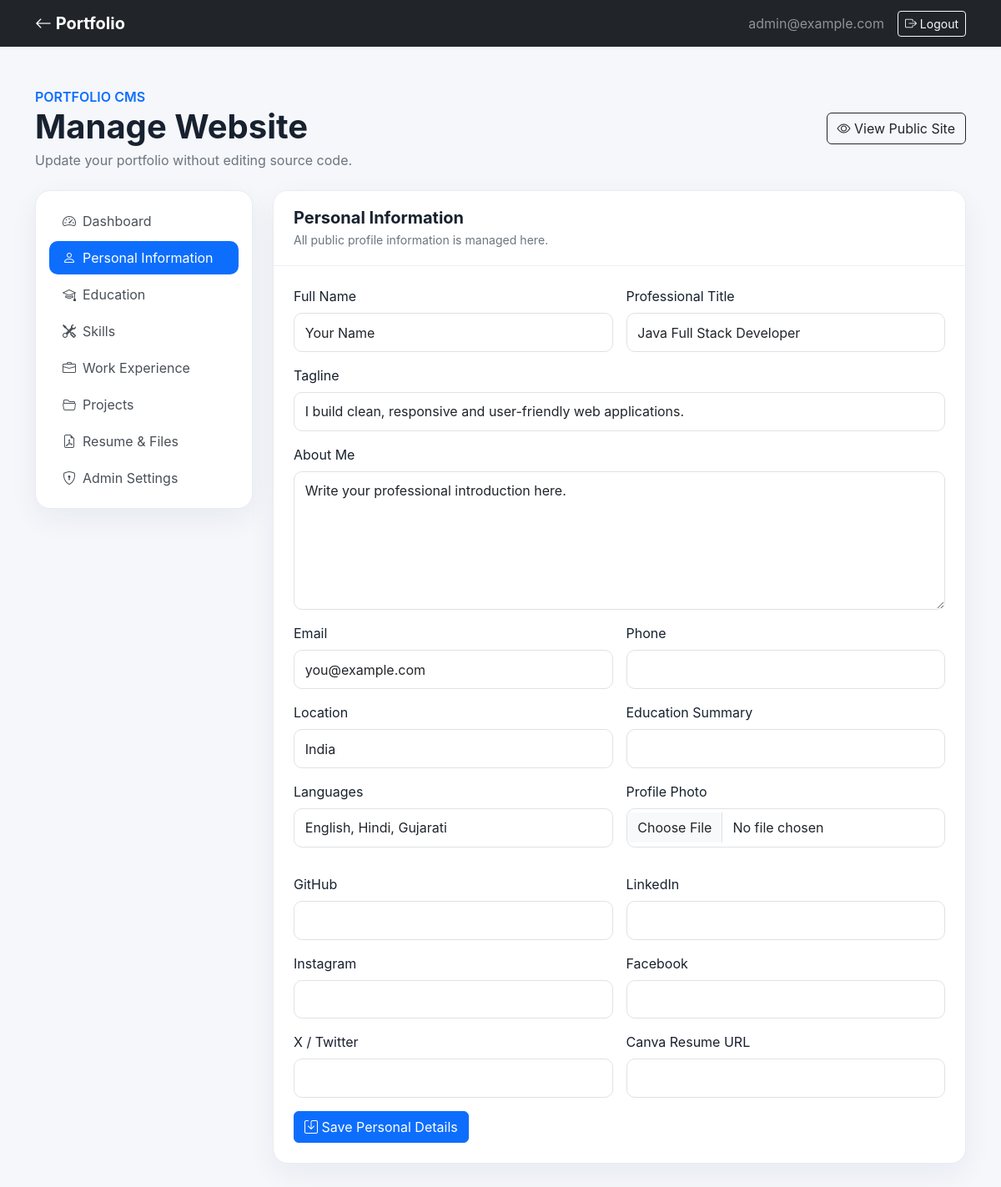
/admin/index.php?tab=personal (signed in), run on the app's committed database.
### tables this page shows
CREATE TABLE personal (
 id TINYINT UNSIGNED PRIMARY KEY,
 name VARCHAR(150) NOT NULL,
 role VARCHAR(150) DEFAULT '',
 tagline VARCHAR(255) DEFAULT '',
 about TEXT,
 email VARCHAR(190) DEFAULT '',
 phone VARCHAR(50) DEFAULT '',
 location VARCHAR(150) DEFAULT '',
 education_summary VARCHAR(255) DEFAULT '',
 languages VARCHAR(255) DEFAULT '',
 profile_photo VARCHAR(255) DEFAULT '',
 github VARCHAR(255) DEFAULT '',
 linkedin VARCHAR(255) DEFAULT '',
 instagram VARCHAR(255) DEFAULT '',
 facebook VARCHAR(255) DEFAULT '',
 twitter VARCHAR(255) DEFAULT '',
 canva_url VARCHAR(255) DEFAULT '',
 updated_at TIMESTAMP DEFAULT CURRENT_TIMESTAMP ON UPDATE CURRENT_TIMESTAMP
);

### includes/functions.php (called while the page is built, shortened)
<?php
function e(?string $value): string
{
    return htmlspecialchars((string)$value, ENT_QUOTES, 'UTF-8');
}

### admin/index.php (the view, shortened to what this page needs)
<?php
require_once __DIR__ . '/../includes/db.php';
require_once __DIR__ . '/../includes/functions.php';
$tab = $_GET['tab'] ?? 'dashboard';
$personal = $db->query('SELECT * FROM personal WHERE id=1')->fetch_assoc();
$skills = $db->query('SELECT * FROM skills ORDER BY sort_order,id')->fetch_all(MYSQLI_ASSOC);
$education = $db->query('SELECT * FROM education ORDER BY sort_order,id DESC')->fetch_all(MYSQLI_ASSOC);
$projects = $db->query('SELECT * FROM projects ORDER BY id DESC')->fetch_all(MYSQLI_ASSOC);
$page_title = 'Admin Dashboard'; ?>
<!doctype html>
<html lang="en">
<head>
    <link href="https://cdn.jsdelivr.net/npm/bootstrap@5.3.8/dist/css/bootstrap.min.css" rel="stylesheet">
    <link href="https://cdn.jsdelivr.net/npm/bootstrap-icons@1.13.1/font/bootstrap-icons.min.css" rel="stylesheet">
    <link rel="stylesheet" href="../assets/css/style.css">
</head>
<body class="admin-page">
    <nav class="navbar navbar-dark bg-dark">
        <div class="container"><a class="navbar-brand fw-bold" href="../index.php"><i class="bi bi-arrow-left"></i> Portfolio</a>
            <div class="d-flex align-items-center gap-3"><span class="text-white-50 d-none d-md-inline"><?= e($_SESSION['admin_email']) ?></span><a class="btn btn-outline-light btn-sm" href="logout.php"><i class="bi bi-box-arrow-right"></i> Logout</a></div>
        </div>
    </nav>
    <div class="container py-4 py-lg-5">
        <div class="d-flex flex-column flex-md-row justify-content-between align-items-md-center gap-3 mb-4">
            <div><span class="text-primary fw-semibold">PORTFOLIO CMS</span>
                <h1 class="fw-bold mb-1">Manage Website</h1>
                <p class="text-secondary mb-0">Update your portfolio without editing source code.</p>
            </div><a href="../index.php" target="_blank" class="btn btn-outline-dark"><i class="bi bi-eye"></i> View Public Site</a>
        </div><?php show_flash(); ?><div class="admin-dashboard row g-4">
            <aside class="col-lg-3">
                <div class="admin-card p-3 sticky-lg-top" style="top:20px">
                    <div class="nav flex-column nav-pills gap-1"><?php foreach (['dashboard' => 'Dashboard', 'personal' => 'Personal Information', 'education' => 'Education', 'skills' => 'Skills', 'experience' => 'Work Experience', 'projects' => 'Projects', 'resume' => 'Resume & Files', 'settings' => 'Admin Settings'] as $k => $v): ?><a class="nav-link <?= $tab === $k ? 'active' : '' ?>" href="?tab=<?= $k ?>"><i class="bi <?= match ($k) {
                                                                                                                                                                                                                                                                                                                                                                                                            'dashboard' => 'bi-speedometer2',
                                                                                                                                                                                                                                                                                                                                                                                                            'personal' => 'bi-person',
                                                                                                                                                                                                                                                                                                                                                                                                            'education' => 'bi-mortarboard',
                                                                                                                                                                                                                                                                                                                                                                                                            'skills' => 'bi-tools',
                                                                                                                                                                                                                                                                                                                                                                                                            'experience' => 'bi-briefcase',
                                                                                                                                                                                                                                                                                                                                                                                                            'projects' => 'bi-folder2-open',
                                                                                                                                                                                                                                                                                                                                                                                                            'resume' => 'bi-file-earmark-pdf',
                                                                                                                                                                                                                                                                                                                                                                                                            'settings' => 'bi-shield-lock'
                                                                                                                                                                                                                                                                                                                                                                                                        } ?> me-2"></i><?= e($v) ?></a><?php endforeach; ?></div>
                </div>
            </aside>
            <section class="col-lg-9">
                <?php if ($tab === 'dashboard'): ?><div class="row g-3">
                        <div class="col-md-4">
                            <div class="admin-stat"><i class="bi bi-folder2-open"></i><strong><?= count($projects) ?></strong><span>Projects</span></div>
                        </div>
                        <div class="col-md-4">
                            <div class="admin-stat"><i class="bi bi-tools"></i><strong><?= count($skills) ?></strong><span>Skills</span></div>
                        </div>
                        <div class="col-md-4">
                            <div class="admin-stat"><i class="bi bi-mortarboard"></i><strong><?= count($education) ?></strong><span>Education</span></div>
                        </div>
                    </div>
                    <div class="admin-card mt-4 p-4">
                        <h4 class="fw-bold">Quick Start</h4>
                        <p class="text-secondary">Use the menu to update your portfolio. Changes are stored in MySQL and immediately appear on the public website.</p>
                        <div class="d-flex flex-wrap gap-2"><a class="btn btn-primary" href="?tab=projects"><i class="bi bi-plus-lg"></i> Add Project</a><a class="btn btn-outline-dark" href="?tab=personal"><i class="bi bi-person"></i> Edit Profile</a><a class="btn btn-outline-dark" href="?tab=resume"><i class="bi bi-file-earmark-arrow-up"></i> Update Resume</a></div>
                    </div>
                <?php elseif ($tab === 'personal'): ?><div class="admin-card">
                        <div class="card-header">
                            <h5>Personal Information</h5><span>All public profile information is managed here.</span>
                        </div>
                        <form class="p-4" method="post" enctype="multipart/form-data"><input type="hidden" name="csrf" value="<?= e(csrf_token()) ?>"><input type="hidden" name="action" value="personal">
                            <div class="row g-3">
                                <div class="col-md-6"><label class="form-label">Full Name</label><input name="name" class="form-control" required value="<?= e($personal['name']) ?>"></div>
                                <div class="col-md-6"><label class="form-label">Professional Title</label><input name="role" class="form-control" value="<?= e($personal['role']) ?>"></div>
                                <div class="col-12"><label class="form-label">Tagline</label><input name="tagline" class="form-control" value="<?= e($personal['tagline']) ?>"></div>
                                <div class="col-12"><label class="form-label">About Me</label><textarea name="about" rows="6" class="form-control"><?= e($personal['about']) ?></textarea></div>
                                <div class="col-md-6"><label class="form-label">Email</label><input name="email" type="email" class="form-control" value="<?= e($personal['email']) ?>"></div>
                                <div class="col-md-6"><label class="form-label">Phone</label><input name="phone" class="form-control" value="<?= e($personal['phone']) ?>"></div>
                                <div class="col-md-6"><label class="form-label">Location</label><input name="location" class="form-control" value="<?= e($personal['location']) ?>"></div>
                                <div class="col-md-6"><label class="form-label">Education Summary</label><input name="education_summary" class="form-control" value="<?= e($personal['education_summary']) ?>"></div>
                                <div class="col-md-6"><label class="form-label">Languages</label><input name="languages" class="form-control" placeholder="English, Hindi, Gujarati" value="<?= e($personal['languages']) ?>"></div>
                                <div class="col-md-6"><label class="form-label">Profile Photo</label><input name="profile_photo" type="file" class="form-control" accept="image/*"></div>
                                <div class="col-md-6"><label class="form-label">GitHub</label><input name="github" class="form-control" value="<?= e($personal['github']) ?>"></div>
                                <div class="col-md-6"><label class="form-label">LinkedIn</label><input name="linkedin" class="form-control" value="<?= e($personal['linkedin']) ?>"></div>
                                <div class="col-md-6"><label class="form-label">Instagram</label><input name="instagram" class="form-control" value="<?= e($personal['instagram']) ?>"></div>
                                <div class="col-md-6"><label class="form-label">Facebook</label><input name="facebook" class="form-control" value="<?= e($personal['facebook']) ?>"></div>
                                <div class="col-md-6"><label class="form-label">X / Twitter</label><input name="twitter" class="form-control" value="<?= e($personal['twitter']) ?>"></div>
                                <div class="col-md-6"><label class="form-label">Canva Resume URL</label><input name="canva_url" class="form-control" value="<?= e($personal['canva_url']) ?>"></div>
                                <div class="col-12"><button class="btn btn-primary"><i class="bi bi-save"></i> Save Personal Details</button></div>
                            </div>
                        </form>
                    </div>
                    <?php endif; ?>
            </section>
        </div>
    </div>
</body>
</html>

### assets/css/style.css (style rules this page uses)
html { scroll-behavior: smooth; }
body { font-family: Inter, system-ui, -apple-system, BlinkMacSystemFont, "Segoe UI", sans-serif; color: #18212f; }
section { scroll-margin-top: 78px; }
.info-card, .contact-cta, .admin-card { border: 1px solid #e9ecef; border-radius: 18px; background: #fff; box-shadow: 0 12px 35px rgba(20, 30, 50, 0.06); }
.admin-page { background: #f5f7fb; min-height: 100vh; }
.admin-card { overflow: hidden; }
.admin-card .card-header { padding: 20px 24px; border-bottom: 1px solid #edf0f3; background: #fff; }
.admin-card .card-header h5 { margin: 0; font-weight: 700; }
.admin-card .card-header span { display: block; margin-top: 4px; color: #6c757d; font-size: 0.88rem; }
.admin-dashboard .nav-pills .nav-link { color: #495057; border-radius: 10px; }
.admin-dashboard .nav-pills .nav-link.active { background: #0d6efd; color: #fff; }
.form-control, .form-select { border-radius: 10px; padding: 0.65rem 0.8rem; }

### data on the page
personal: name "Your Name", role "Java Full Stack Developer", tagline "I build clean, responsive and user-friendly web applications.", about "Write your professional introduction here.", email "you@example.com", location "India", languages "English, Hindi, Gujarati"

### other printed values
$_SESSION['admin_email'] "admin@example.com"
$v "Dashboard"
$v "Personal Information"
$v "Education"
$v "Skills"
$v "Work Experience"
$v "Projects"
$v "Resume & Files"
$v "Admin Settings"
